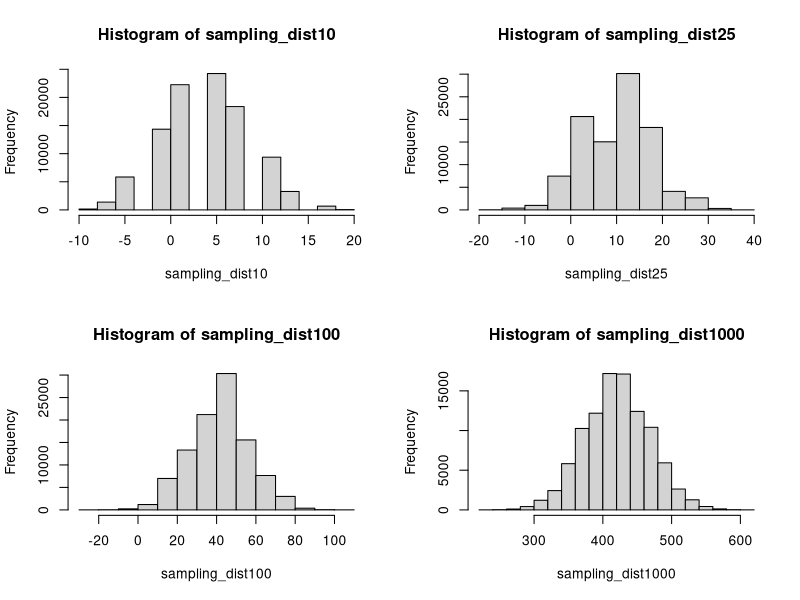
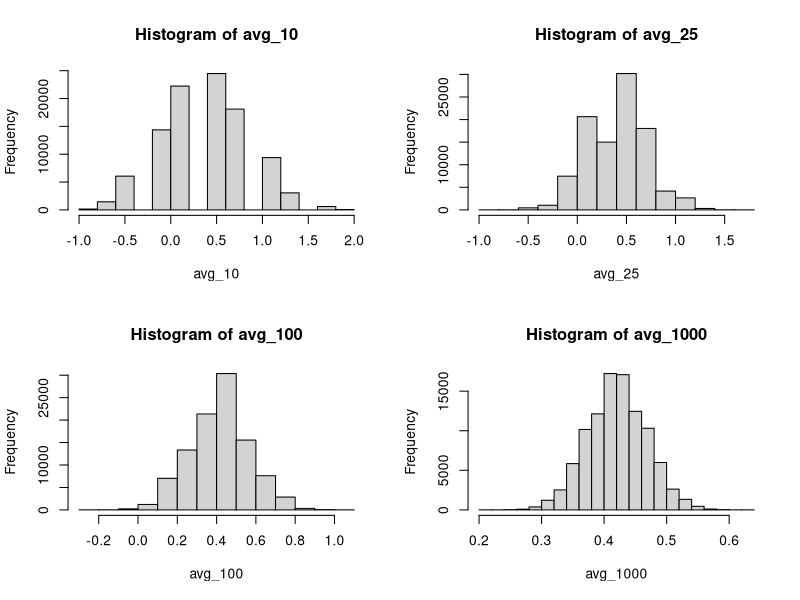
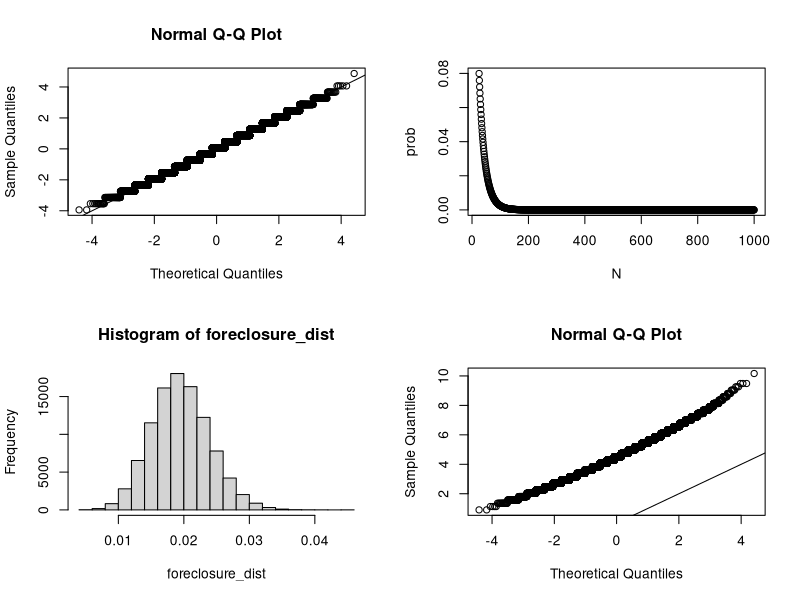
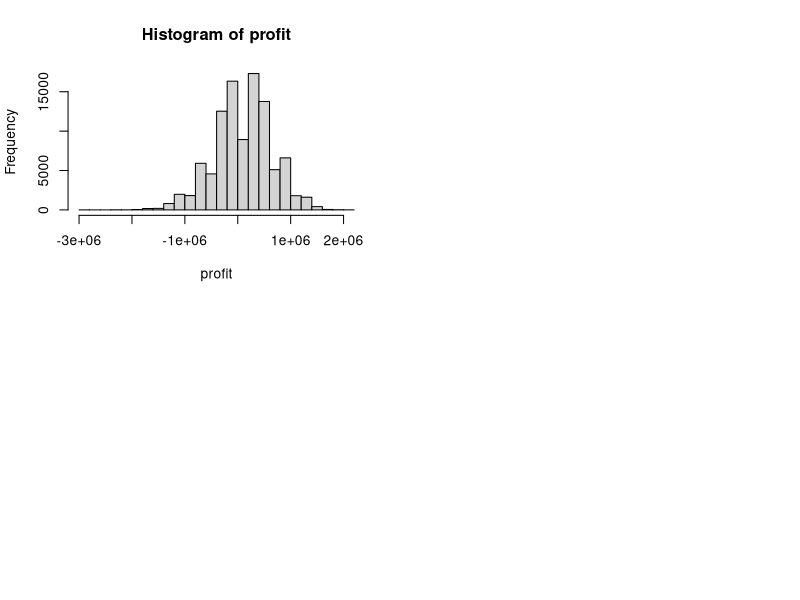

Write R code to recreate these figures, in order.
## ---- chunk 1

get_outcome <- function(N){
 S_N <- sample( c(-1,2), N, replace = TRUE, prob=c(10/19, 9/19))
  sum(S_N)
}

get_outcome(10) 


## ---- chunk 2

##The distribution of earnings for different number of plays
B <- 10^5
sampling_dist10 <- replicate(B, get_outcome(10))
sampling_dist25 <- replicate(B, get_outcome(25))
sampling_dist100 <- replicate(B, get_outcome(100))
sampling_dist1000 <- replicate(B, get_outcome(1000))

par(mfrow=c(2,2))
hist(sampling_dist10)
hist(sampling_dist25)
hist(sampling_dist100)
hist(sampling_dist1000)

## The distribution of average winnings for differen number of plays

B <- 10^5
avg_10 <- replicate(B, get_outcome(10)/10)
avg_25 <- replicate(B, get_outcome(25)/25)
avg_100 <- replicate(B, get_outcome(100)/100)
avg_1000 <- replicate(B, get_outcome(1000)/1000)

par(mfrow=c(2,2))
hist(avg_10)
hist(avg_25)
hist(avg_100)
hist(avg_1000)

## ---- chunk 3
## using CLT

N <- 25
mu <- 8/19
sigma <- 3*sqrt(9/19*10/19) 

pnorm( -sqrt(N)*mu/sigma )
 
## using Monte Carlo

B <- 10^5
error <- replicate(B,{
  Y <- sample( c(-1,2), N, replace=TRUE, prob=(c(10/19,9/19)) )
  mean(Y) - mu
})

z <- error/ (sigma / sqrt(N)  )
qqnorm(z)
abline(0,1)   

mean(error > mu)

## ---- chunk 4
N <- c(25:1000)
mu <- 8/19
sigma <- 3*sqrt(9/19*10/19) 

prob <- pnorm( -sqrt(N)*mu/sigma )

plot(N, prob)
## ---- chunk 5
foreclosure <- sample( c(1,0), 1000, replace=TRUE, prob=(c(0.02, 0.98)))
prop.table( table( foreclosure ) )
table(foreclosure)

loss <- sum(foreclosure)*120000  
cat("The bank would lose",loss,
    "dollars in one year, based on 1,000 loans given and 2% of customers defaulting.")
## ---- chunk 6
B <- 10^5
p_loan <- 0.02
sigma_loan <- 1*sqrt(0.02*0.98) 

foreclosure_dist <- replicate(B,{
fc_dist <- sample( c(1,0), 1000, replace=TRUE, prob=(c(0.02, 0.98))) 
mean(fc_dist)
})

mean(foreclosure_dist)                
sqrt( mean( foreclosure_dist^2))
hist(foreclosure_dist)

z <- foreclosure_dist/ (sigma_loan / sqrt(1000)  )
qqnorm(z)
abline(0,1)

## Confidence interval:
p_hat <- mean(foreclosure_dist)
cat("We are 95% confident that the true probablity of foreclosed houses among 1000 house loans given in one year,will fall in this interval : [",p_hat+ c(-1,1)*qnorm(0.975)*sqrt(p_hat*(1-p_hat))/sqrt(1000),"]")
cat("We are 95% confident that the true amount of losses will be in this interval: [",(p_hat+ c(-1,1)*qnorm(0.975)*sqrt(p_hat*(1-p_hat))/sqrt(1000))*1000*120000, "]")
## ---- chunk 7
B <- 10^5
N <- 1000

interest_rate <- replicate (B,{
net <- sample( c(1,0), N, replace=TRUE, prob=(c(0.02, 0.98))) 
prop <- sum(net)/N
rate_dist <- (100 + (prop*120000))/((1- prop)*180000)
rate_dist
})

cat("The interest rate applied in order to expect a profit of $100,000 should be: ",round(mean(interest_rate)*100, digits = 3),"%")

ci_interest <- mean(interest_rate)+ c(-1,1)*qnorm(0.975)*sqrt(mean(interest_rate)*(1-mean(interest_rate)))/sqrt(1000)

## ---- chunk 8
profit <- replicate (B,{
profit_house <- sample( c(-120000,mean(interest_rate)*180000), N, replace=TRUE, prob=(c(0.02, 0.98))) 
sum(profit_house)
})

mean(profit)
hist(profit)

cat("The probability that profit is less than 0 is",as.numeric(prop.table(table(profit<0))[2]),".")

## ---- chunk 9

z <-qnorm(0.001)
## mu_1 = 0.98*180000*i-120000*0.02
## SE = |180000*i+120000|*sqrt(0.02*0.98)/sqrt(N)
## z=(0-mu_1)/SE
## -3.090232=(-176400*i+2400)/(|180000*i+120000|*0.004427189)
## -3.090232=(-176400*i+2400)/(796.894*i+531.2627)
## -3.090232*(796.894*i+531.2627)=-176400*i+2400 => -2462.587*i+176400*i=2400+1641.725
## i= 4041.725/173937.4 = 0.02323666 = 2.32%

profit <- replicate (B,{
profit_house <- sample( c(-120000,0.0232*180000), N, replace=TRUE, prob=(c(0.02, 0.98))) 
sum(profit_house)
})

mean(profit)

cat("The probability that profit is less than 0 is",as.numeric(prop.table(table(profit<0))[2]),".")
## ---- chunk 10
##your code here
## ---- chunk 11

interest_rate <- replicate (B,{
net <- sample( c(1,0), N, replace=TRUE, prob=(c(0.05, 0.95))) 
prop <- sum(net)/N
rate_dist <- (1000 + (prop*120000))/((1- prop)*180000)
rate_dist
})

cat("The interest rate applied in order to expect a profit of $1,000,000 should be: ",round(mean(interest_rate)*100, digits = 2),"%")

## mu_1 = 0.95*180000*i-120000*0.05
## SE = |180000*i+120000|*sqrt(0.05*0.95)/sqrt(N)
## z=(0-mu_1)/SE
## -3.090232=(-171000*i+6000)/(|180000*i+120000|*0.006892024)
## -3.090232=(-171000*i+6000)/(1240.564*i+827.0429)
## -3.090232*(1240.564*i+827.0429)=-171000*i+6000 => -3833.631*i+171000*i= 6000 + 2555.754
## i= 8555.754/167166.4 = 0.05118106 = 5.12%


profit <- replicate (B,{
profit_house <- sample( c(-120000,0.0512*180000), N, replace=TRUE, prob=(c(0.05, 0.95))) 
sum(profit_house)
})

mean(profit)

cat("The probability that profit is less than 0 is",as.numeric(prop.table(table(profit<0))[2]),".")

## The interest rate applied to maintain a profit of $1,000,000 should be over 4.1%. However,in order to secure the same probabilty (0.001) of loss, companies should charge a higher interest rate of 5.12%



## ---- chunk 12
profit <- replicate (B,{
profit_house <- sample( c(-120000,0.041*180000), N, replace=TRUE, prob=(c(0.05, 0.95))) 
sum(profit_house)
})

mean(profit)

cat("The probability that profit is less than 0 is",as.numeric(prop.table(table(profit<0))[2]),".")
## ---- chunk 13
N <- 7200
profit <- replicate (B,{
profit_house <- sample( c(-120000,0.041*180000), N, replace=TRUE, prob=(c(0.05, 0.95))) 
sum(profit_house)
})

mean(profit)

cat("The probability that profit is less than 0 is",as.numeric(prop.table(table(profit<0))[2]),".")

## ---- chunk 14
loan <- 180000
loss_per_foreclosure <- 120000
p2 <- 0.05
interest_rate2 <- 0.05
B <- 10^5
outcomes1 <- replicate(B,{
  sample( c(-loss_per_foreclosure, interest_rate2*loan ), 2, replace=TRUE, prob=c(p2, 1-p2))
})
## ---- chunk 15
sum( outcomes1[1,] < 0 & outcomes1[2,]<0)/sum(outcomes1[1,]<0)
## ---- chunk 16
B <- 10^5
outcomes2 <- replicate(B,{
  add <- sample( c(-0.04,0.04), 1)
  sample( c(-loss_per_foreclosure, interest_rate2*loan ), 2, replace=TRUE, prob=c(p2+add, 1-(p2+add)))
})
## ---- chunk 17
sum( outcomes2[1,] < 0 & outcomes2[2,]<0)/sum(outcomes2[1,]<0)
## ---- chunk 18
###your code here
